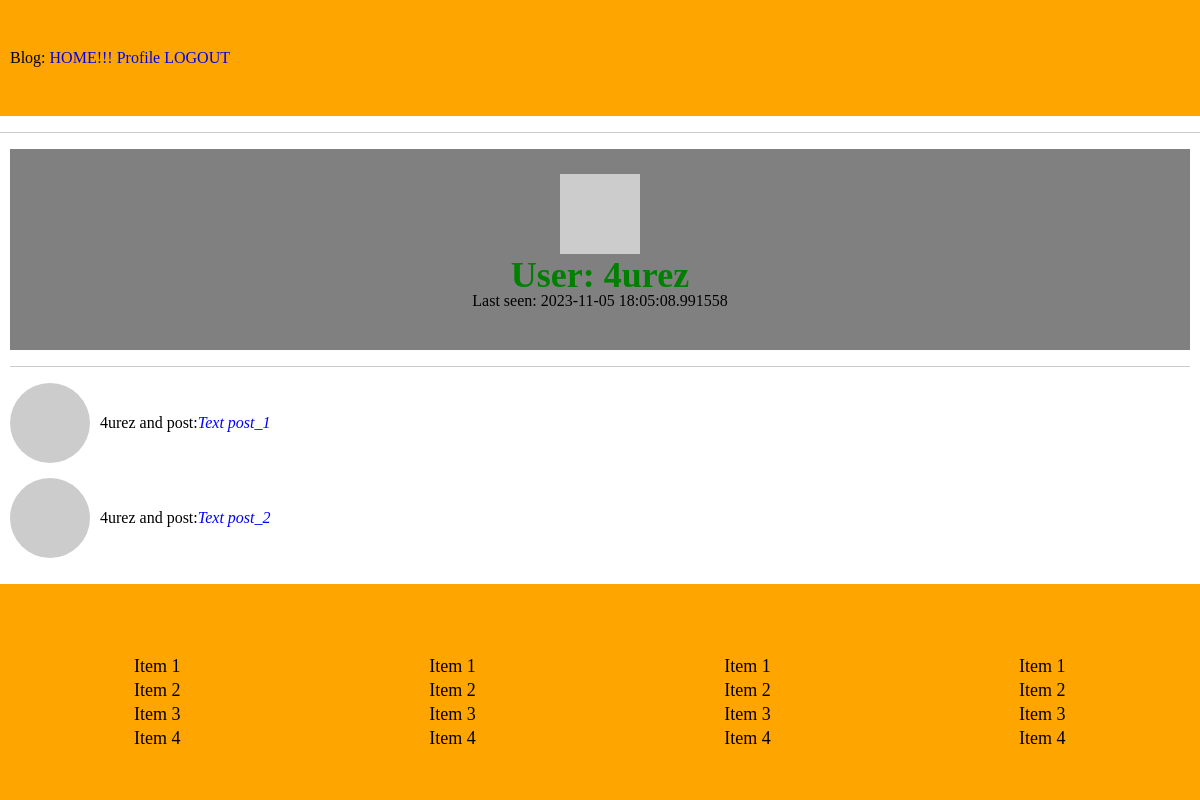
The page /user/4urez (signed in) on the database as committed earlier.
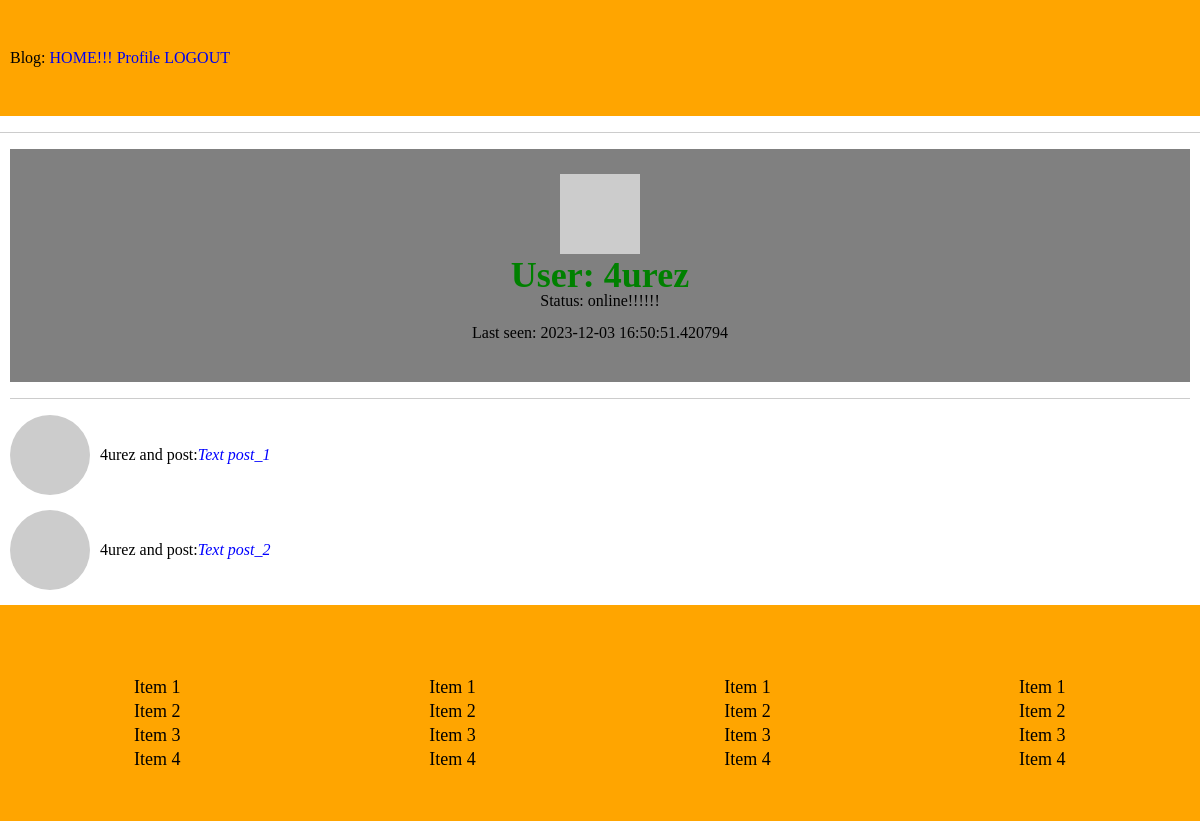
The same page on the database as committed later.
### apps/models.py (models this page shows, shortened)
class User(UserMixin, db.Model):
    id = db.Column(db.Integer, primary_key=True)
    username = db.Column(db.String(55), index=True, unique=True)
    email = db.Column(db.String(120), index=True, unique=True)
    password_hash = db.Column(db.String(130))
    posts = db.relationship('Post', backref='author', lazy='dynamic')
    about_me = db.Column(db.String(150))
    last_seen = db.Column(db.DateTime, default=datetime.utcnow)
    def avatar(self, size):
        digest = md5(self.email.lower().encode('utf-8')).hexdigest()
        return 'https://www.gravatar.com/avatar/{}?d=identicon&s={}'.format(digest, size)

### apps/routes.py (the view)
@app.route('/user/<username>')
@login_required
def user(username):
    user = User.query.filter_by(username=username).first_or_404()
    posts = [
        {'author': user, 'body': "Text post_1"},
        {'author': user, 'body': "Text post_2"}
    ]
    return render_template('user.html', user=user, posts=posts)

### apps/models.py (called while the page is built)
@login.user_loader
def load_user(id):
    return User.query.get(int(id))

### apps/routes.py (called while the page is built)
@app.before_request
def before_request():
    if current_user.is_authenticated:
        current_user.last_seen = datetime.utcnow()
        print(datetime.utcnow())
        db.session.commit()

### apps/templates/user.html (shortened to what this page needs)
{% extends "base.html" %}
{% block content %}
    <div class="profile">
        <img src="{{user.avatar(100)}}" alt="avatar_user">
        <h1 style="color: green; font-size: 36px;">User: {{user.username}}</h1>
        {% if  user.about_me %}
            <p>{{user.about_me}}</p> <br>
        {% endif %}
        {% if  user.last_seen %}
            <p>Last seen: {{user.last_seen}}</p> <br>
        {% endif %}
    </div>
    <hr>
    {% for post in posts %}
        {% include '_post.html' %}
    {% endfor %}
{% endblock %}

### apps/templates/base.html (shortened to what this page needs)
<!DOCTYPE html>
<html lang="en">
<head>
    <link rel="stylesheet" href="{{ url_for('static', filename='css/reset.css') }}">
    <link rel="stylesheet" href="https://cdnjs.cloudflare.com/ajax/libs/animate.css/4.1.1/animate.min.css"/>
    <link rel="stylesheet" href="{{ url_for('static', filename='css/style.css') }}">
</head>
<body>
    <header class="header">
        <nav class="container">
            Blog: <a class="animate__animated animate__backInDown" href="{{url_for('index')}}">HOME!!!</a>
            {% if current_user.is_anonymous %}
                <a href="{{url_for('login')}}">LOGIN</a>
            {% else %}
                <a href="{{url_for('user', username=current_user.username)}}">Profile</a>
                <a href="{{url_for('logout')}}">LOGOUT</a>
            {% endif %}
        </nav>
    </header>
    <hr>
    <main class="main">
        <div class="container">
            {% block content %}
            {% endblock %}
        </div>
    </main>
    <footer class="footer">
        <div class="container">
        <div class="footer__inner">
            <ul class="footer__list animate__animated animate__bounce">
                <li class="footer__list-item">Item 1</li>
                <li class="footer__list-item">Item 2</li>
                <li class="footer__list-item">Item 3</li>
                <li class="footer__list-item">Item 4</li>
            </ul>
            <ul class="footer__list">
                <li class="footer__list-item ">Item 1</li>
                <li class="footer__list-item">Item 2</li>
                <li class="footer__list-item">Item 3</li>
                <li class="footer__list-item">Item 4</li>
            </ul>
            <ul class="footer__list">
                <li class="footer__list-item">Item 1</li>
                <li class="footer__list-item">Item 2</li>
                <li class="footer__list-item">Item 3</li>
                <li class="footer__list-item">Item 4</li>
            </ul>
            <ul class="footer__list animate__animated animate__backInDown">
                <li class="footer__list-item ">Item 1</li>
                <li class="footer__list-item">Item 2</li>
                <li class="footer__list-item">Item 3</li>
                <li class="footer__list-item">Item 4</li>
            </ul>
        </div>
        </div>
    </footer>
</body>
</html>

### apps/templates/_post.html
<div class="user__posts">
    <img class="user__posts-img"  src="{{post.author.avatar(40) }}" alt="avatar_post">
    {{ post.author.username }} and post: <i style="color: blue;">{{ post.body }}</i>
</div>

### apps/static/css/style.css (style rules this page uses)
body,html { height: 100%; }
body { display: flex; flex-direction: column; }
.main { flex-grow: 1; }
.container { max-width: 1200px; margin: 0 auto; padding: 0 10px; }
.header { padding: 50px 0px 50px; background-color: orange; }
.footer { padding: 70px 0px 50px; background-color: orange; font-size: 18px; line-height: 24px; }
.footer__inner { display: flex; justify-content: space-around; align-items: center; }
.profile { background-color: grey; text-align:center; padding: 25px; }
.user__posts { display: block; margin-bottom: 15px; display: flex; align-items: center; }
.user__posts-img { border-radius: 50%; margin-right: 10px; }

Rows that differ between the two databases and show on the page:
changed User "4urez": about_me (not shown) → "Status: online!!!!!!"; last_seen "2023-11-05 18:05:08.991558" → "2023-12-03 16:50:51.420794"
